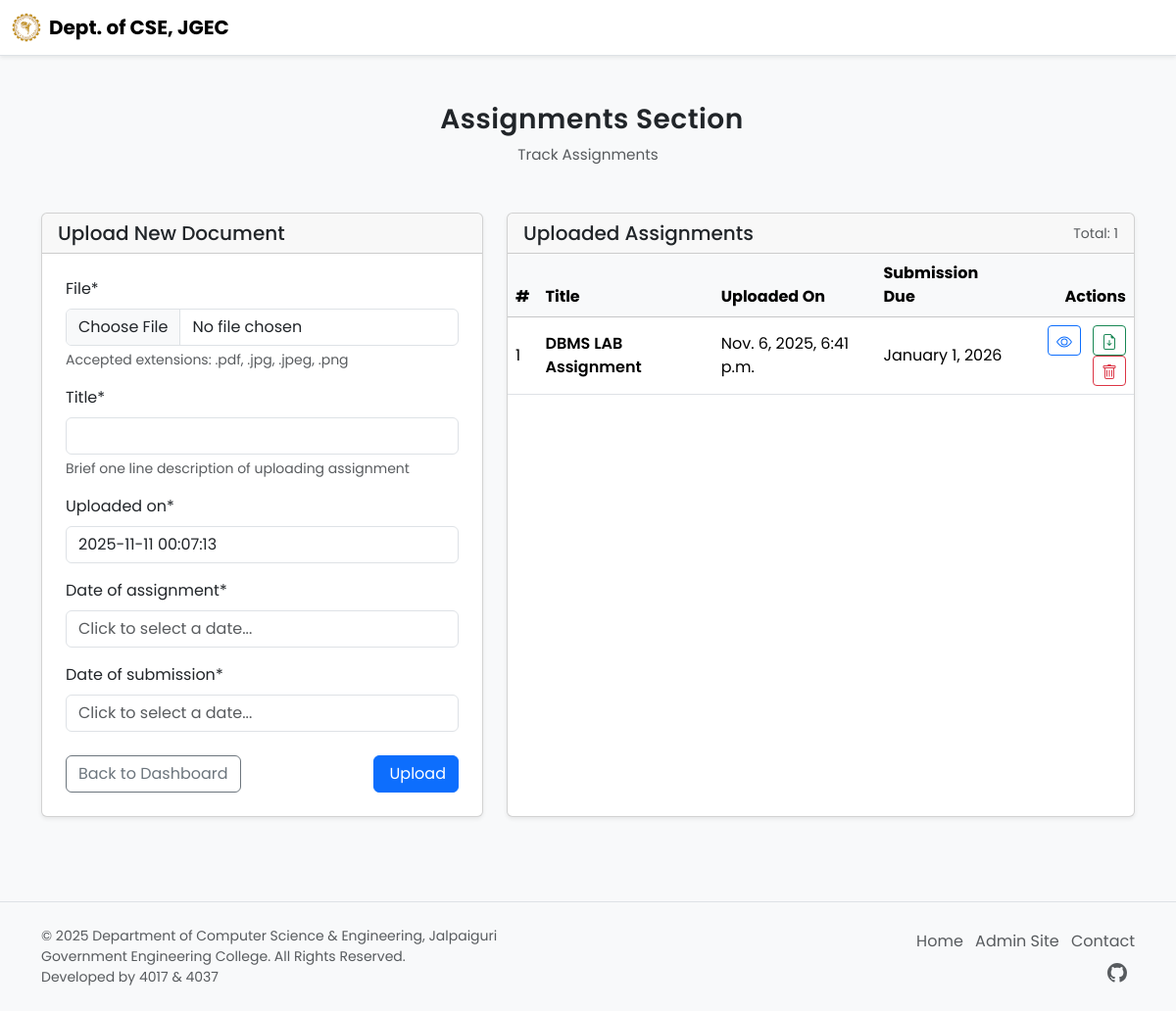
Before: /SamarjitCSE27/assignments/ (signed in) with the older database file.
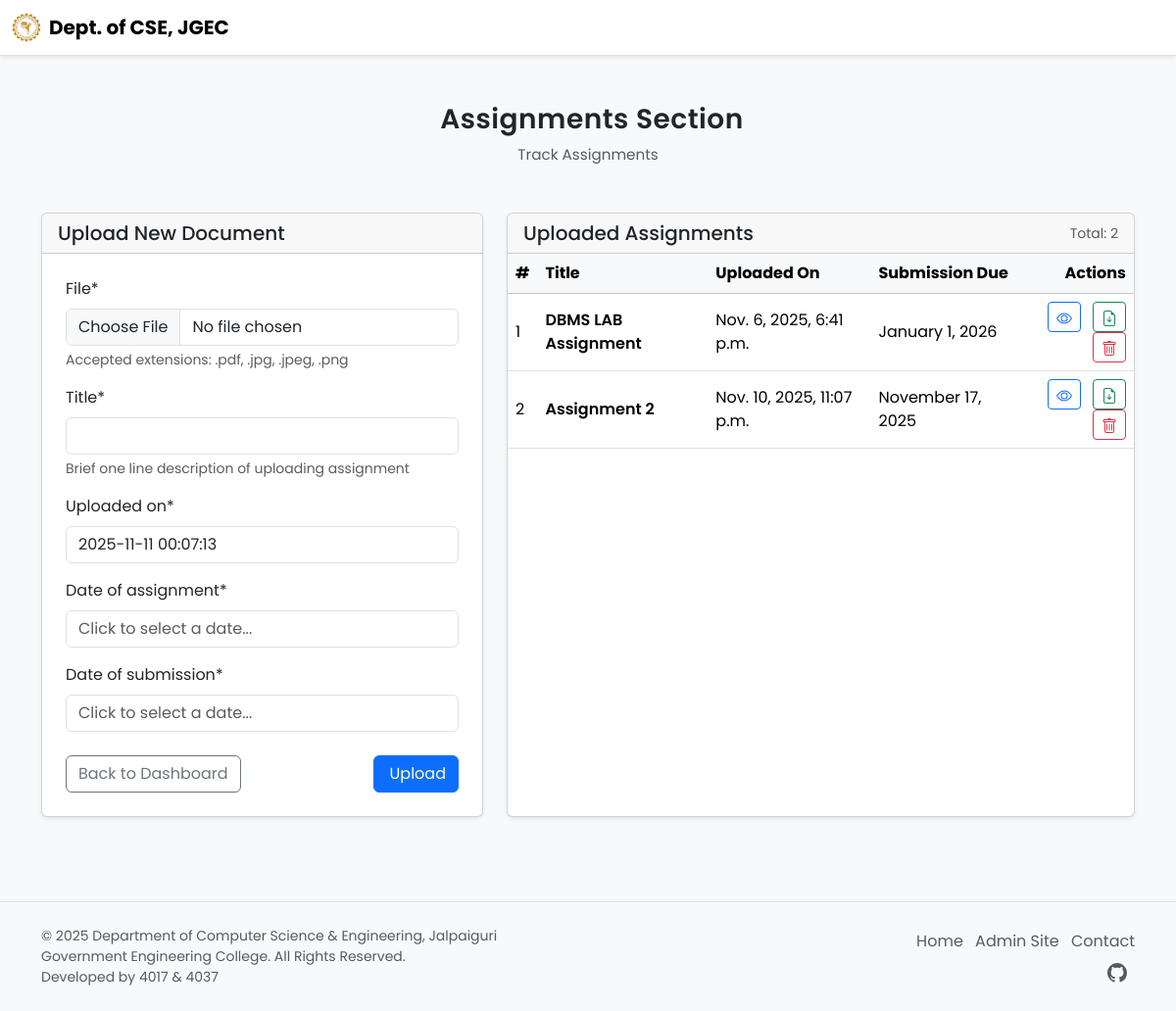
After: the same page with the newer database file.
### faculty/models.py (models this page shows, shortened)
class AssignmentDocs(models.Model):
    faculty=models.ForeignKey(FacultyProfile,on_delete=models.CASCADE,related_name='assignments')
    file=models.FileField(upload_to="docs/assignments/",validators=[validate_file_type])
    title=models.CharField(max_length=100)
    uploaded_on=models.DateTimeField(default=timezone.now)
    date_of_assignment=models.DateField()
    date_of_submission=models.DateField()

### faculty/views.py (the view)
# urls.py: path('assignments/',assignments,name="assignments"),
@login_required
def assignments(request,faculty):
    faculty_profile=FacultyProfile.objects.get(user=request.user)
    if request.method=="POST":
        form=UploadAssignmentForm(request.POST, request.FILES)
        if form.is_valid():
            instance=form.save(commit=False)
            instance.faculty=request.user.facultyprofile
            instance.save()
            messages.success(request,"Assignment has been uploaded.")
            return redirect('assignments',faculty=request.user.username)
    else:
        form=UploadAssignmentForm()
    docs_list=AssignmentDocs.objects.filter(faculty=request.user.facultyprofile).order_by("-date_of_submission")
    return render(request,"faculty/assignments.html",{"form":form,"faculty":faculty_profile,"docs_list":docs_list})

### faculty/forms.py
class UploadAssignmentForm(forms.ModelForm):
    class Meta:
        model=AssignmentDocs
        exclude=('faculty',)
        widgets = {
            'docs': forms.ClearableFileInput(attrs={
                'accept': '.pdf, .jpg, .jpeg, .png'
            }),
            'date_of_submission': forms.TextInput(
                attrs={
                    'class': 'datepicker',
                    'placeholder': 'Click to select a date...'
                }
            ),
            'date_of_assignment': forms.TextInput(
                attrs={
                    'class': 'datepicker',
                    'placeholder': 'Click to select a date...'
                }
            )
        }
    def __init__(self,*args,**kwargs):
        super().__init__(*args,**kwargs)
        self.fields['file'].help_text="Accepted extensions: .pdf, .jpg, .jpeg, .png"
        self.fields['title'].help_text="Brief one line description of uploading assignment"

### faculty/templates/faculty/assignments.html (shortened to what this page needs)
{% extends "faculty/dashboard.html" %}
{% load crispy_forms_tags %}
{% load static %}
{% block content %}
  <div class="text-center my-5">
    <h3 class="fw-semibold mb-2" style="letter-spacing: 0.5px;">
      Assignments Section
    </h3>
    <p class="text-muted" style="font-size: 0.95rem;">
      Track Assignments
    </p>
  </div>
<div class="container my-5">
  <div class="row g-4">
    <div class="col-lg-5">
      <div class="card shadow-sm">
        <div class="card-header">
          <h5 class="mb-0">Upload New Document</h5>
        </div>
        <div class="card-body p-4">
          <form method="post" enctype="multipart/form-data">
            {{ form | crispy }}
            <div class="d-flex justify-content-between align-items-center mt-4">
                <a href="{% url 'dashboard' faculty.user.username %}" class="btn btn-outline-secondary">
                    Back to Dashboard
                </a>
                <button type="submit" class="btn btn-primary">
                     Upload
                </button>
            </div>
          </form>
        </div>
      </div>
    </div>
    <div class="col-lg-7">
      <div class="card shadow-sm h-100">
        <div class="card-header d-flex justify-content-between align-items-center">
          <h5 class="mb-0">Uploaded Assignments</h5>
          <small class="text-muted">Total: {{ docs_list.count }}</small>
        </div>
        <div class="card-body p-0" style="max-height: 500px; overflow-y: auto;">
          {% if docs_list %}
          <table class="table table-hover align-middle mb-0">
            <thead class="table-light sticky-top">
              <tr>
                <th scope="col">#</th>
                <th scope="col">Title</th>
                <th scope="col">Uploaded On</th>
                <th scope="col">Submission Due</th>
                <th scope="col" class="text-end">Actions</th>
              </tr>
            </thead>
            <tbody>
              {% for doc in docs_list %}
              <tr>
                <td>{{ forloop.counter }}</td>
                <td class="fw-semibold">{{ doc.title }}</td>
                <td>{{ doc.uploaded_on}}</td>
                <td>{{ doc.date_of_submission|date:"F j, Y" }}</td>
                <td class="text-end">
                  <a href="{{ doc.file.url }}" target="_blank" class="btn btn-sm btn-outline-primary me-2">
                  </a>
                  <a href="{{ doc.file.url }}" download class="btn btn-sm btn-outline-success">
                  </a>
                  <button type="button" class="btn btn-sm btn-outline-danger ml-2"
                                            data-bs-toggle="modal"
                                            data-bs-target="#deleteDocModal"
                                            data-doc-id="{{ doc.id }}"
                                            data-doc-title="{{ doc.title }}">
                  </button>
                </td>
              </tr>
              {% endfor %}
            </tbody>
          </table>
          {% else %}
          <div class="p-4 text-center text-muted">
            <i class="bi bi-folder2-open fs-1 d-block mb-2"></i>
            No documents uploaded yet.
          </div>
          {% endif %}
        </div>
      </div>
    </div>
  </div>
</div>
{% endblock content %}

Changed rows visible on the page:
added AssignmentDocs: title "Assignment 2", uploaded_on "Nov. 10, 2025, 11:07 p.m.", date_of_submission "November 17, 2025"
Other visible differences:
{{ docs_list.count }}: "1" → "2"
